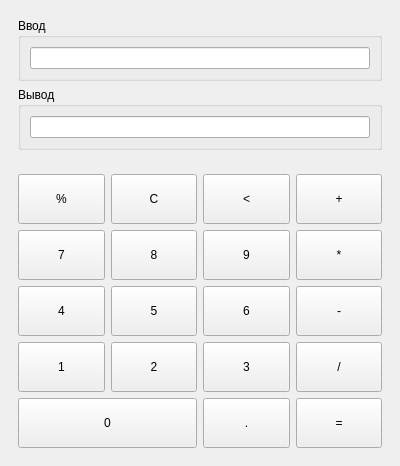
<?xml version="1.0" encoding="UTF-8"?>
<ui version="4.0">
 <class>MainWindow</class>
 <widget class="QMainWindow" name="MainWindow">
  <property name="geometry">
   <rect>
    <x>0</x>
    <y>0</y>
    <width>400</width>
    <height>400</height>
   </rect>
  </property>
  <property name="windowTitle">
   <string>MainWindow</string>
  </property>
  <widget class="QWidget" name="centralwidget">
   <layout class="QVBoxLayout" name="verticalLayout">
    <item>
     <widget class="QWidget" name="widget" native="true">
      <layout class="QVBoxLayout" name="verticalLayout_2">
       <item>
        <widget class="QGroupBox" name="groupBox">
         <property name="title">
          <string>Ввод</string>
         </property>
         <layout class="QVBoxLayout" name="verticalLayout_3">
          <item>
           <widget class="QLineEdit" name="lineEdit_expression"/>
          </item>
         </layout>
        </widget>
       </item>
       <item>
        <widget class="QGroupBox" name="groupBox_2">
         <property name="title">
          <string>Вывод</string>
         </property>
         <layout class="QVBoxLayout" name="verticalLayout_4">
          <item>
           <widget class="QLineEdit" name="lineEdit_result">
            <property name="autoFillBackground">
             <bool>false</bool>
            </property>
            <property name="readOnly">
             <bool>true</bool>
            </property>
           </widget>
          </item>
         </layout>
        </widget>
       </item>
      </layout>
     </widget>
    </item>
    <item>
     <widget class="QWidget" name="widget_2" native="true">
      <layout class="QGridLayout" name="gridLayout">
       <item row="2" column="3">
        <widget class="QPushButton" name="pushButton_multiply">
         <property name="minimumSize">
          <size>
           <width>0</width>
           <height>50</height>
          </size>
         </property>
         <property name="text">
          <string>*</string>
         </property>
        </widget>
       </item>
       <item row="1" column="3">
        <widget class="QPushButton" name="pushButton_plus">
         <property name="minimumSize">
          <size>
           <width>0</width>
           <height>50</height>
          </size>
         </property>
         <property name="text">
          <string>+</string>
         </property>
        </widget>
       </item>
       <item row="3" column="3">
        <widget class="QPushButton" name="pushButton_minus">
         <property name="minimumSize">
          <size>
           <width>0</width>
           <height>50</height>
          </size>
         </property>
         <property name="text">
          <string>-</string>
         </property>
        </widget>
       </item>
       <item row="4" column="3">
        <widget class="QPushButton" name="pushButton_devide">
         <property name="minimumSize">
          <size>
           <width>0</width>
           <height>50</height>
          </size>
         </property>
         <property name="text">
          <string>/</string>
         </property>
        </widget>
       </item>
       <item row="5" column="3">
        <widget class="QPushButton" name="pushButton_eval">
         <property name="minimumSize">
          <size>
           <width>0</width>
           <height>50</height>
          </size>
         </property>
         <property name="text">
          <string>=</string>
         </property>
        </widget>
       </item>
       <item row="5" column="2">
        <widget class="QPushButton" name="pushButton_point">
         <property name="minimumSize">
          <size>
           <width>0</width>
           <height>50</height>
          </size>
         </property>
         <property name="text">
          <string>.</string>
         </property>
        </widget>
       </item>
       <item row="5" column="0" colspan="2">
        <widget class="QPushButton" name="pushButton_0">
         <property name="minimumSize">
          <size>
           <width>0</width>
           <height>50</height>
          </size>
         </property>
         <property name="text">
          <string>0</string>
         </property>
        </widget>
       </item>
       <item row="4" column="2">
        <widget class="QPushButton" name="pushButton_3">
         <property name="minimumSize">
          <size>
           <width>0</width>
           <height>50</height>
          </size>
         </property>
         <property name="text">
          <string>3</string>
         </property>
        </widget>
       </item>
       <item row="3" column="2">
        <widget class="QPushButton" name="pushButton_6">
         <property name="minimumSize">
          <size>
           <width>0</width>
           <height>50</height>
          </size>
         </property>
         <property name="text">
          <string>6</string>
         </property>
        </widget>
       </item>
       <item row="2" column="2">
        <widget class="QPushButton" name="pushButton_9">
         <property name="minimumSize">
          <size>
           <width>0</width>
           <height>50</height>
          </size>
         </property>
         <property name="text">
          <string>9</string>
         </property>
        </widget>
       </item>
       <item row="4" column="1">
        <widget class="QPushButton" name="pushButton_2">
         <property name="minimumSize">
          <size>
           <width>0</width>
           <height>50</height>
          </size>
         </property>
         <property name="text">
          <string>2</string>
         </property>
        </widget>
       </item>
       <item row="3" column="1">
        <widget class="QPushButton" name="pushButton_5">
         <property name="minimumSize">
          <size>
           <width>0</width>
           <height>50</height>
          </size>
         </property>
         <property name="text">
          <string>5</string>
         </property>
        </widget>
       </item>
       <item row="2" column="1">
        <widget class="QPushButton" name="pushButton_8">
         <property name="minimumSize">
          <size>
           <width>0</width>
           <height>50</height>
          </size>
         </property>
         <property name="text">
          <string>8</string>
         </property>
        </widget>
       </item>
       <item row="4" column="0">
        <widget class="QPushButton" name="pushButton_1">
         <property name="minimumSize">
          <size>
           <width>0</width>
           <height>50</height>
          </size>
         </property>
         <property name="text">
          <string>1</string>
         </property>
        </widget>
       </item>
       <item row="3" column="0">
        <widget class="QPushButton" name="pushButton_4">
         <property name="minimumSize">
          <size>
           <width>0</width>
           <height>50</height>
          </size>
         </property>
         <property name="text">
          <string>4</string>
         </property>
        </widget>
       </item>
       <item row="2" column="0">
        <widget class="QPushButton" name="pushButton_7">
         <property name="minimumSize">
          <size>
           <width>0</width>
           <height>50</height>
          </size>
         </property>
         <property name="text">
          <string>7</string>
         </property>
        </widget>
       </item>
       <item row="1" column="2">
        <widget class="QPushButton" name="pushButton_back">
         <property name="minimumSize">
          <size>
           <width>0</width>
           <height>50</height>
          </size>
         </property>
         <property name="text">
          <string>&lt;</string>
         </property>
        </widget>
       </item>
       <item row="1" column="1">
        <widget class="QPushButton" name="pushButton_c">
         <property name="minimumSize">
          <size>
           <width>0</width>
           <height>50</height>
          </size>
         </property>
         <property name="text">
          <string>C</string>
         </property>
        </widget>
       </item>
       <item row="1" column="0">
        <widget class="QPushButton" name="pushButton_percent">
         <property name="minimumSize">
          <size>
           <width>0</width>
           <height>50</height>
          </size>
         </property>
         <property name="text">
          <string>%</string>
         </property>
        </widget>
       </item>
      </layout>
     </widget>
    </item>
   </layout>
  </widget>
 </widget>
 <resources/>
 <connections/>
</ui>
